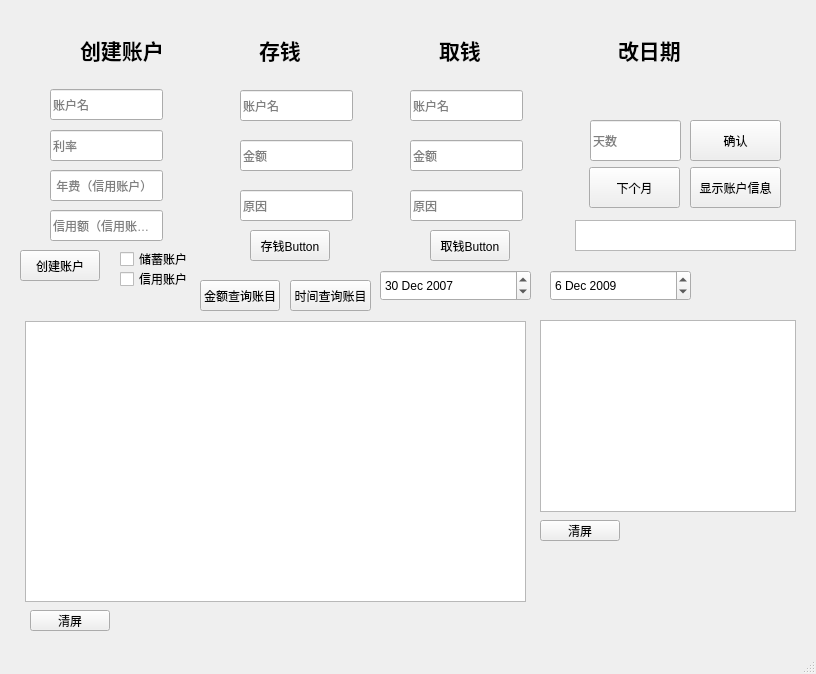
<?xml version="1.0" encoding="UTF-8"?>
<ui version="4.0">
 <class>MainWindow</class>
 <widget class="QMainWindow" name="MainWindow">
  <property name="geometry">
   <rect>
    <x>0</x>
    <y>0</y>
    <width>816</width>
    <height>674</height>
   </rect>
  </property>
  <property name="windowTitle">
   <string>MainWindow</string>
  </property>
  <widget class="QWidget" name="centralwidget">
   <widget class="QDateEdit" name="dateEdit1">
    <property name="geometry">
     <rect>
      <x>380</x>
      <y>270</y>
      <width>151</width>
      <height>31</height>
     </rect>
    </property>
    <property name="dateTime">
     <datetime>
      <hour>0</hour>
      <minute>0</minute>
      <second>0</second>
      <year>2007</year>
      <month>12</month>
      <day>30</day>
     </datetime>
    </property>
   </widget>
   <widget class="QDateEdit" name="dateEdit2">
    <property name="geometry">
     <rect>
      <x>550</x>
      <y>270</y>
      <width>141</width>
      <height>31</height>
     </rect>
    </property>
    <property name="dateTime">
     <datetime>
      <hour>0</hour>
      <minute>0</minute>
      <second>0</second>
      <year>2009</year>
      <month>12</month>
      <day>6</day>
     </datetime>
    </property>
   </widget>
   <widget class="QWidget" name="horizontalLayoutWidget">
    <property name="geometry">
     <rect>
      <x>80</x>
      <y>20</y>
      <width>711</width>
      <height>61</height>
     </rect>
    </property>
    <layout class="QHBoxLayout" name="horizontalLayout">
     <item>
      <widget class="QLabel" name="label_1">
       <property name="text">
        <string>&lt;html&gt;&lt;head/&gt;&lt;body&gt;&lt;p&gt;&lt;span style=&quot; font-size:16pt; font-weight:700;&quot;&gt;创建账户&lt;/span&gt;&lt;/p&gt;&lt;/body&gt;&lt;/html&gt;</string>
       </property>
      </widget>
     </item>
     <item>
      <widget class="QLabel" name="label_2">
       <property name="text">
        <string>&lt;html&gt;&lt;head/&gt;&lt;body&gt;&lt;p&gt;&lt;span style=&quot; font-size:16pt; font-weight:700;&quot;&gt;存钱&lt;/span&gt;&lt;/p&gt;&lt;/body&gt;&lt;/html&gt;</string>
       </property>
      </widget>
     </item>
     <item>
      <widget class="QLabel" name="label_3">
       <property name="text">
        <string>&lt;html&gt;&lt;head/&gt;&lt;body&gt;&lt;p&gt;&lt;span style=&quot; font-size:16pt; font-weight:700;&quot;&gt;取钱&lt;/span&gt;&lt;/p&gt;&lt;/body&gt;&lt;/html&gt;</string>
       </property>
      </widget>
     </item>
     <item>
      <widget class="QLabel" name="label_4">
       <property name="text">
        <string>&lt;html&gt;&lt;head/&gt;&lt;body&gt;&lt;p&gt;&lt;span style=&quot; font-size:16pt; font-weight:700;&quot;&gt;改日期&lt;/span&gt;&lt;/p&gt;&lt;/body&gt;&lt;/html&gt;</string>
       </property>
      </widget>
     </item>
    </layout>
   </widget>
   <widget class="QPushButton" name="qingping1">
    <property name="geometry">
     <rect>
      <x>540</x>
      <y>520</y>
      <width>80</width>
      <height>21</height>
     </rect>
    </property>
    <property name="text">
     <string>清屏</string>
    </property>
   </widget>
   <widget class="QPushButton" name="pushButton_account">
    <property name="geometry">
     <rect>
      <x>20</x>
      <y>250</y>
      <width>80</width>
      <height>31</height>
     </rect>
    </property>
    <property name="text">
     <string>创建账户</string>
    </property>
   </widget>
   <widget class="QPushButton" name="qingping2">
    <property name="geometry">
     <rect>
      <x>30</x>
      <y>610</y>
      <width>80</width>
      <height>21</height>
     </rect>
    </property>
    <property name="text">
     <string>清屏</string>
    </property>
   </widget>
   <widget class="QPushButton" name="pushButton_deposit">
    <property name="geometry">
     <rect>
      <x>250</x>
      <y>230</y>
      <width>80</width>
      <height>31</height>
     </rect>
    </property>
    <property name="text">
     <string>存钱Button</string>
    </property>
   </widget>
   <widget class="QPushButton" name="pushButton_withdraw">
    <property name="geometry">
     <rect>
      <x>430</x>
      <y>230</y>
      <width>80</width>
      <height>31</height>
     </rect>
    </property>
    <property name="text">
     <string>取钱Button</string>
    </property>
   </widget>
   <widget class="QCheckBox" name="checkBox_C">
    <property name="geometry">
     <rect>
      <x>120</x>
      <y>270</y>
      <width>71</width>
      <height>18</height>
     </rect>
    </property>
    <property name="text">
     <string>信用账户</string>
    </property>
   </widget>
   <widget class="QCheckBox" name="checkBox_S">
    <property name="geometry">
     <rect>
      <x>120</x>
      <y>250</y>
      <width>71</width>
      <height>18</height>
     </rect>
    </property>
    <property name="text">
     <string>储蓄账户</string>
    </property>
   </widget>
   <widget class="QTextBrowser" name="textBrowser_output">
    <property name="geometry">
     <rect>
      <x>25</x>
      <y>321</y>
      <width>501</width>
      <height>281</height>
     </rect>
    </property>
   </widget>
   <widget class="QTextBrowser" name="textBrowser_account">
    <property name="geometry">
     <rect>
      <x>540</x>
      <y>320</y>
      <width>256</width>
      <height>192</height>
     </rect>
    </property>
   </widget>
   <widget class="QLineEdit" name="lineEdit_ID">
    <property name="geometry">
     <rect>
      <x>50</x>
      <y>89</y>
      <width>113</width>
      <height>31</height>
     </rect>
    </property>
    <property name="text">
     <string/>
    </property>
    <property name="placeholderText">
     <string>账户名</string>
    </property>
   </widget>
   <widget class="QLineEdit" name="lineEdit_rate">
    <property name="geometry">
     <rect>
      <x>50</x>
      <y>130</y>
      <width>113</width>
      <height>31</height>
     </rect>
    </property>
    <property name="placeholderText">
     <string>利率</string>
    </property>
   </widget>
   <widget class="QLineEdit" name="lineEdit_fee">
    <property name="geometry">
     <rect>
      <x>50</x>
      <y>170</y>
      <width>113</width>
      <height>31</height>
     </rect>
    </property>
    <property name="placeholderText">
     <string> 年费（信用账户）</string>
    </property>
   </widget>
   <widget class="QLineEdit" name="lineEdit_credit">
    <property name="geometry">
     <rect>
      <x>50</x>
      <y>210</y>
      <width>113</width>
      <height>31</height>
     </rect>
    </property>
    <property name="placeholderText">
     <string>信用额（信用账户）</string>
    </property>
   </widget>
   <widget class="QLineEdit" name="lineEdit_DepositID">
    <property name="geometry">
     <rect>
      <x>240</x>
      <y>90</y>
      <width>113</width>
      <height>31</height>
     </rect>
    </property>
    <property name="placeholderText">
     <string>账户名</string>
    </property>
   </widget>
   <widget class="QLineEdit" name="lineEdit_Depositamount">
    <property name="geometry">
     <rect>
      <x>240</x>
      <y>140</y>
      <width>113</width>
      <height>31</height>
     </rect>
    </property>
    <property name="placeholderText">
     <string>金额</string>
    </property>
   </widget>
   <widget class="QLineEdit" name="lineEdit_Depositdesc">
    <property name="geometry">
     <rect>
      <x>240</x>
      <y>190</y>
      <width>113</width>
      <height>31</height>
     </rect>
    </property>
    <property name="placeholderText">
     <string>原因</string>
    </property>
   </widget>
   <widget class="QLineEdit" name="lineEdit_WithdrawID">
    <property name="geometry">
     <rect>
      <x>410</x>
      <y>90</y>
      <width>113</width>
      <height>31</height>
     </rect>
    </property>
    <property name="text">
     <string/>
    </property>
    <property name="placeholderText">
     <string>账户名</string>
    </property>
   </widget>
   <widget class="QLineEdit" name="lineEdit_Withdrawamount">
    <property name="geometry">
     <rect>
      <x>410</x>
      <y>140</y>
      <width>113</width>
      <height>31</height>
     </rect>
    </property>
    <property name="placeholderText">
     <string>金额</string>
    </property>
   </widget>
   <widget class="QLineEdit" name="lineEdit_Withdrawdesc">
    <property name="geometry">
     <rect>
      <x>410</x>
      <y>190</y>
      <width>113</width>
      <height>31</height>
     </rect>
    </property>
    <property name="text">
     <string/>
    </property>
    <property name="placeholderText">
     <string>原因</string>
    </property>
   </widget>
   <widget class="QPushButton" name="pushButton_querytime">
    <property name="geometry">
     <rect>
      <x>290</x>
      <y>280</y>
      <width>81</width>
      <height>31</height>
     </rect>
    </property>
    <property name="text">
     <string>时间查询账目</string>
    </property>
   </widget>
   <widget class="QPushButton" name="pushButton_Confirmdays">
    <property name="geometry">
     <rect>
      <x>690</x>
      <y>120</y>
      <width>91</width>
      <height>41</height>
     </rect>
    </property>
    <property name="text">
     <string>确认</string>
    </property>
   </widget>
   <widget class="QPushButton" name="pushButton_NextMonth">
    <property name="geometry">
     <rect>
      <x>589</x>
      <y>167</y>
      <width>91</width>
      <height>41</height>
     </rect>
    </property>
    <property name="text">
     <string>下个月</string>
    </property>
   </widget>
   <widget class="QLineEdit" name="lineEditday">
    <property name="geometry">
     <rect>
      <x>590</x>
      <y>120</y>
      <width>91</width>
      <height>41</height>
     </rect>
    </property>
    <property name="placeholderText">
     <string>天数</string>
    </property>
   </widget>
   <widget class="QPushButton" name="pushButton_showaccount">
    <property name="geometry">
     <rect>
      <x>690</x>
      <y>167</y>
      <width>91</width>
      <height>41</height>
     </rect>
    </property>
    <property name="text">
     <string>显示账户信息</string>
    </property>
   </widget>
   <widget class="QTextBrowser" name="textBrowser_nowdate">
    <property name="geometry">
     <rect>
      <x>575</x>
      <y>220</y>
      <width>221</width>
      <height>31</height>
     </rect>
    </property>
   </widget>
   <widget class="QLabel" name="label_chushi">
    <property name="geometry">
     <rect>
      <x>10</x>
      <y>10</y>
      <width>101</width>
      <height>31</height>
     </rect>
    </property>
    <property name="text">
     <string/>
    </property>
   </widget>
   <widget class="QPushButton" name="pushButton_querymoney">
    <property name="geometry">
     <rect>
      <x>200</x>
      <y>280</y>
      <width>80</width>
      <height>31</height>
     </rect>
    </property>
    <property name="text">
     <string>金额查询账目</string>
    </property>
   </widget>
  </widget>
  <widget class="QMenuBar" name="menubar">
   <property name="geometry">
    <rect>
     <x>0</x>
     <y>0</y>
     <width>816</width>
     <height>17</height>
    </rect>
   </property>
  </widget>
  <widget class="QStatusBar" name="statusbar"/>
 </widget>
 <resources/>
 <connections/>
</ui>
